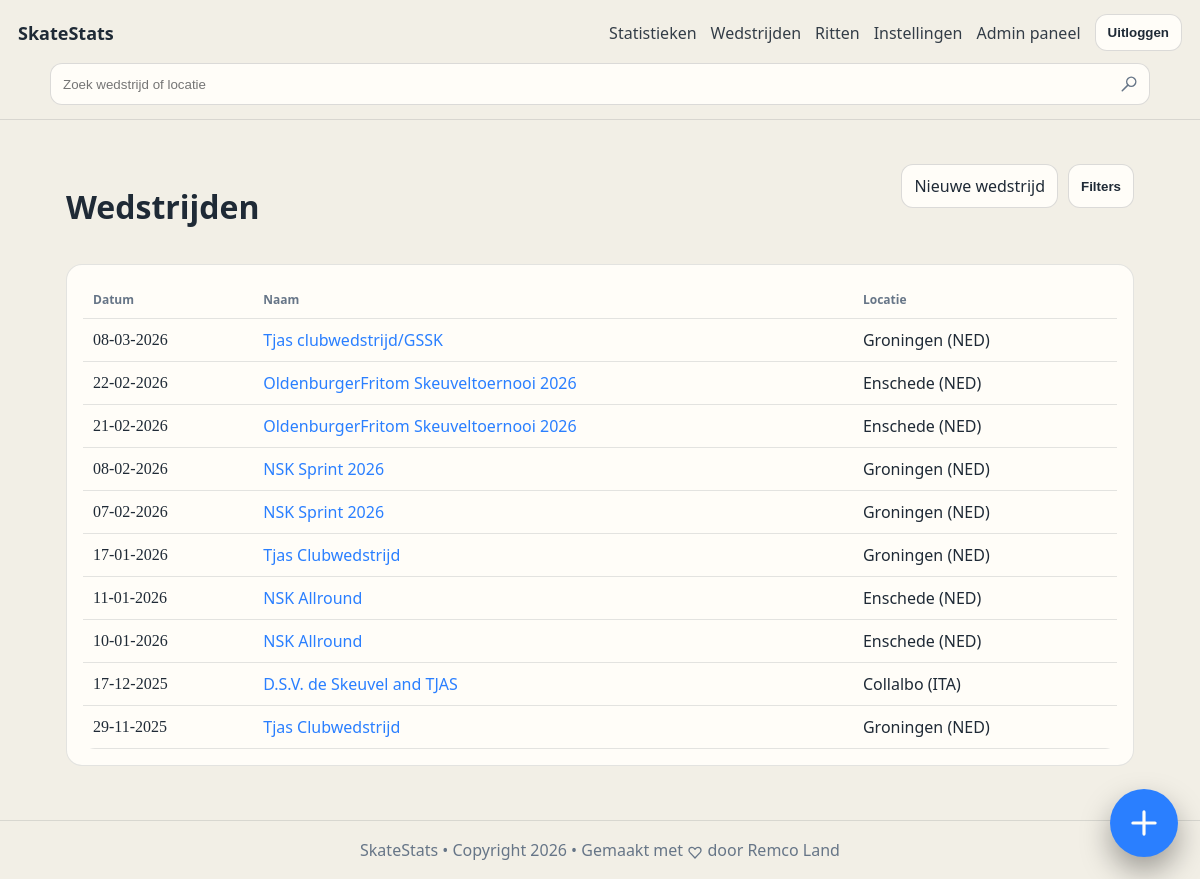
/competitions (signed in), run on the app's committed database.
### tables this page shows
CREATE TABLE competition (
              id INTEGER PRIMARY KEY AUTOINCREMENT,
              name TEXT NOT NULL,
              venue TEXT,
              competition_date TEXT NOT NULL, -- YYYY-MM-DD
              notes TEXT,
              created_at TEXT NOT NULL
            , owner_user_id INTEGER);

### app/main.py (the view)
@app.get("/competitions", response_class=HTMLResponse)
def competitions(
    request: Request,
    q: str = "",
    venue: str = "",
    date_from: str = "",
    date_to: str = "",
):
    current_user = require_user(request)
    filters = ["owner_user_id = ?"]
    params: list[object] = [int(current_user["id"])]
    selected_query = q.strip()
    selected_venue = venue.strip()
    selected_date_from = date_from.strip()
    selected_date_to = date_to.strip()
    if selected_query:
        filters.append("(LOWER(name) LIKE ? OR LOWER(COALESCE(venue, '')) LIKE ?)")
        query_like = f"%{selected_query.lower()}%"
        params.extend([query_like, query_like])
    if selected_venue:
        filters.append("LOWER(COALESCE(venue, '')) = ?")
        params.append(selected_venue.lower())
    error_message = ""
    try:
        if selected_date_from:
            filters.append("competition_date >= ?")
            params.append(parse_date_any(selected_date_from))
        if selected_date_to:
            filters.append("competition_date <= ?")
            params.append(parse_date_any(selected_date_to))
    except ValueError:
        error_message = "Ongeldige datumfilter."
        filters = ["owner_user_id = ?"]
        params = [int(current_user["id"])]
        if selected_query:
            filters.append("(LOWER(name) LIKE ? OR LOWER(COALESCE(venue, '')) LIKE ?)")
            query_like = f"%{selected_query.lower()}%"
            params.extend([query_like, query_like])
        if selected_venue:
            filters.append("LOWER(COALESCE(venue, '')) = ?")
            params.append(selected_venue.lower())
    where_sql = " AND ".join(filters)
    with db() as conn:
        comps = conn.execute(
            f"""
            SELECT id, name, venue, competition_date, notes
            FROM competition
            WHERE {where_sql}
            ORDER BY competition_date DESC, id DESC
            """,
            params,
        ).fetchall()
        venue_options = conn.execute(
            """
            SELECT DISTINCT venue
            FROM competition
            WHERE owner_user_id = ? AND venue IS NOT NULL AND TRIM(venue) != ''
            ORDER BY venue
            """,
            (int(current_user["id"]),),
        ).fetchall()
    return render(
        request,
        "competitions.html",
        comps=comps,
        venue_options=venue_options,
        selected_query=selected_query,
        selected_venue=selected_venue,
        selected_date_from=selected_date_from,
        selected_date_to=selected_date_to,
        error_message=error_message,
        filters_open=bool(error_message or selected_venue or selected_date_from or selected_date_to),
        fmt_date=fmt_date_ymd_to_dmy,
    )

### app/main.py (called while the page is built)
def fmt_date_ymd_to_dmy(ymd: str | None) -> str:
    if not ymd:
        return "-"
    try:
        d = datetime.strptime(ymd, "%Y-%m-%d")
        return d.strftime("%d-%m-%Y")
    except ValueError:
        return ymd

def db() -> sqlite3.Connection:
    conn = sqlite3.connect(DB_PATH)
    conn.execute("PRAGMA foreign_keys = ON")
    conn.row_factory = sqlite3.Row
    return conn

def get_user_by_id(conn: sqlite3.Connection, user_id: int) -> Optional[sqlite3.Row]:
    return conn.execute(
        """
        SELECT u.*, s.name AS skater_name
        FROM user u
        JOIN skater s ON s.id = u.skater_id
        WHERE u.id = ?
        """,
        (user_id,),
    ).fetchone()

def normalize_theme_preference(raw_value: str) -> str:
    value = (raw_value or "").strip().lower()
    if value == "light":
        return "light"
    if value == "system":
        return "system"
    return "dark"

def resolved_theme(theme_preference: str) -> str:
    return "dark" if normalize_theme_preference(theme_preference) == "system" else normalize_theme_preference(theme_preference)

def render(request: Request, template_name: str, **ctx) -> HTMLResponse:
    tpl = templates_env.get_template(template_name)
    current_user = getattr(request.state, "user", None)
    html = tpl.render(
        app_title=APP_TITLE,
        request=request,
        current_user=current_user,
        owner_name=current_user["skater_name"] if current_user else OWNER_NAME,
        theme_preference=normalize_theme_preference(current_user["theme_preference"]) if current_user else "dark",
        active_theme=resolved_theme(current_user["theme_preference"]) if current_user else "dark",
        **ctx,
    )
    return HTMLResponse(html)

def require_user(request: Request) -> sqlite3.Row:
    current_user = getattr(request.state, "user", None)
    if current_user is None:
        raise RuntimeError("missing authenticated user")
    return current_user

### app/templates/competitions.html (shortened to what this page needs)
﻿{% extends "base.html" %}
{% block content %}
  <div class="row">
    <h1>Wedstrijden</h1>
    <div class="page-actions">
      <a class="btn" href="/competitions/new">Nieuwe wedstrijd</a>
      <button
        type="button"
        class="btn btn-secondary"
        id="competition-filters-toggle"
        aria-expanded="{% if filters_open %}true{% else %}false{% endif %}"
        aria-controls="competition-filters-panel"
      >
        Filters
      </button>
    </div>
  </div>
  <section class="card">
    {% if comps|length == 0 %}
      <p>Geen wedstrijden gevonden.</p>
    {% else %}
      <table>
        <thead>
          <tr><th>Datum</th><th>Naam</th><th>Locatie</th></tr>
        </thead>
        <tbody>
          {% for c in comps %}
            <tr data-competition-href="/competitions/{{ c.id }}">
              <td class="mono">{{ fmt_date(c.competition_date) }}</td>
              <td><a href="/competitions/{{ c.id }}">{{ c.name }}</a></td>
              <td>{{ c.venue or "-" }}</td>
            </tr>
          {% endfor %}
        </tbody>
      </table>
    {% endif %}
  </section>
{% endblock %}

### data on the page
competition: competition_date "08-03-2026", name "Tjas clubwedstrijd/GSSK", venue "Groningen (NED)"
competition: competition_date "22-02-2026", name "OldenburgerFritom Skeuveltoernooi 2026", venue "Enschede (NED)"
competition: competition_date "21-02-2026", name "OldenburgerFritom Skeuveltoernooi 2026", venue "Enschede (NED)"
competition: competition_date "08-02-2026", name "NSK Sprint 2026", venue "Groningen (NED)"
competition: competition_date "07-02-2026", name "NSK Sprint 2026", venue "Groningen (NED)"
competition: competition_date "17-01-2026", name "Tjas Clubwedstrijd", venue "Groningen (NED)"
competition: competition_date "11-01-2026", name "NSK Allround", venue "Enschede (NED)"
competition: competition_date "10-01-2026", name "NSK Allround", venue "Enschede (NED)"
competition: competition_date "17-12-2025", name "D.S.V. de Skeuvel and TJAS", venue "Collalbo (ITA)"
competition: competition_date "29-11-2025", name "Tjas Clubwedstrijd", venue "Groningen (NED)"

### other printed values
{{ app_title }} "SkateStats"
